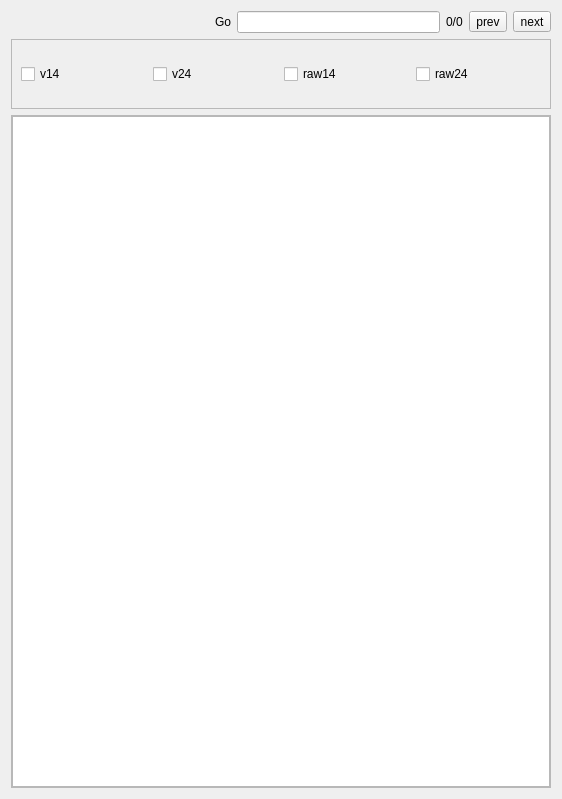
<?xml version="1.0" encoding="UTF-8"?>
<ui version="4.0">
 <class>FormPlotData</class>
 <widget class="QWidget" name="FormPlotData">
  <property name="geometry">
   <rect>
    <x>0</x>
    <y>0</y>
    <width>562</width>
    <height>799</height>
   </rect>
  </property>
  <property name="windowTitle">
   <string>PlotData</string>
  </property>
  <layout class="QGridLayout" name="gridLayout" rowstretch="0,0,1">
   <item row="0" column="0">
    <layout class="QHBoxLayout" name="horizontalLayout">
     <item>
      <spacer name="horizontalSpacer">
       <property name="orientation">
        <enum>Qt::Orientation::Horizontal</enum>
       </property>
       <property name="sizeHint" stdset="0">
        <size>
         <width>40</width>
         <height>20</height>
        </size>
       </property>
      </spacer>
     </item>
     <item>
      <widget class="QLabel" name="labelGo">
       <property name="text">
        <string>Go</string>
       </property>
      </widget>
     </item>
     <item>
      <widget class="QLineEdit" name="lineEditGo"/>
     </item>
     <item>
      <widget class="QLabel" name="labelStatus">
       <property name="text">
        <string>0/0</string>
       </property>
      </widget>
     </item>
     <item>
      <widget class="QToolButton" name="tBtnPrev">
       <property name="text">
        <string>prev</string>
       </property>
      </widget>
     </item>
     <item>
      <widget class="QToolButton" name="tBtnNext">
       <property name="text">
        <string>next</string>
       </property>
      </widget>
     </item>
    </layout>
   </item>
   <item row="1" column="0">
    <widget class="QScrollArea" name="scrollArea_2">
     <property name="widgetResizable">
      <bool>true</bool>
     </property>
     <widget class="QWidget" name="scrollAreaWidgetContents_3">
      <property name="geometry">
       <rect>
        <x>0</x>
        <y>0</y>
        <width>542</width>
        <height>68</height>
       </rect>
      </property>
      <layout class="QHBoxLayout" name="horizontalLayout_2">
       <item>
        <widget class="QCheckBox" name="cBoxV14">
         <property name="text">
          <string>v14</string>
         </property>
        </widget>
       </item>
       <item>
        <widget class="QCheckBox" name="cBoxV24">
         <property name="text">
          <string>v24</string>
         </property>
        </widget>
       </item>
       <item>
        <widget class="QCheckBox" name="cBoxRaw14">
         <property name="text">
          <string>raw14</string>
         </property>
        </widget>
       </item>
       <item>
        <widget class="QCheckBox" name="cBoxRaw24">
         <property name="text">
          <string>raw24</string>
         </property>
        </widget>
       </item>
      </layout>
     </widget>
    </widget>
   </item>
   <item row="2" column="0">
    <widget class="QScrollArea" name="scrollArea">
     <property name="widgetResizable">
      <bool>true</bool>
     </property>
     <widget class="QWidget" name="scrollAreaWidgetContents">
      <property name="geometry">
       <rect>
        <x>0</x>
        <y>0</y>
        <width>542</width>
        <height>672</height>
       </rect>
      </property>
      <layout class="QGridLayout" name="gridLayout_2">
       <property name="leftMargin">
        <number>0</number>
       </property>
       <property name="topMargin">
        <number>0</number>
       </property>
       <property name="rightMargin">
        <number>0</number>
       </property>
       <property name="bottomMargin">
        <number>0</number>
       </property>
       <item row="0" column="0">
        <widget class="QTableView" name="table"/>
       </item>
      </layout>
     </widget>
    </widget>
   </item>
  </layout>
 </widget>
 <resources/>
 <connections/>
</ui>
